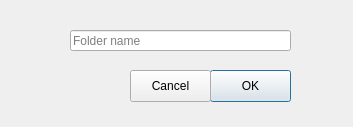
<?xml version="1.0" encoding="UTF-8"?>
<ui version="4.0">
 <class>Dialog</class>
 <widget class="QDialog" name="Dialog">
  <property name="geometry">
   <rect>
    <x>0</x>
    <y>0</y>
    <width>353</width>
    <height>127</height>
   </rect>
  </property>
  <property name="windowTitle">
   <string>Create/Edit folder</string>
  </property>
  <widget class="QPushButton" name="okPushButton">
   <property name="geometry">
    <rect>
     <x>210</x>
     <y>70</y>
     <width>81</width>
     <height>32</height>
    </rect>
   </property>
   <property name="text">
    <string>OK</string>
   </property>
  </widget>
  <widget class="QPushButton" name="cancelPushButton">
   <property name="geometry">
    <rect>
     <x>130</x>
     <y>70</y>
     <width>81</width>
     <height>32</height>
    </rect>
   </property>
   <property name="text">
    <string>Cancel</string>
   </property>
  </widget>
  <widget class="QLineEdit" name="folderNameLineEdit">
   <property name="geometry">
    <rect>
     <x>70</x>
     <y>30</y>
     <width>221</width>
     <height>21</height>
    </rect>
   </property>
   <property name="accessibleName">
    <string/>
   </property>
   <property name="placeholderText">
    <string>Folder name</string>
   </property>
  </widget>
 </widget>
 <resources/>
 <connections/>
</ui>
